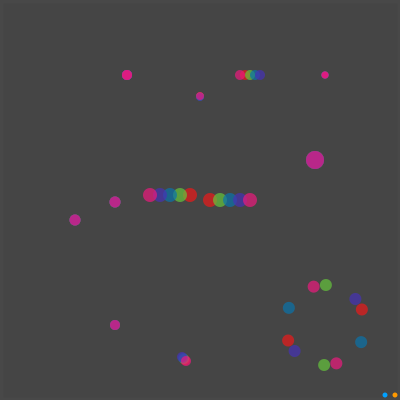
Frame 1 (no input)
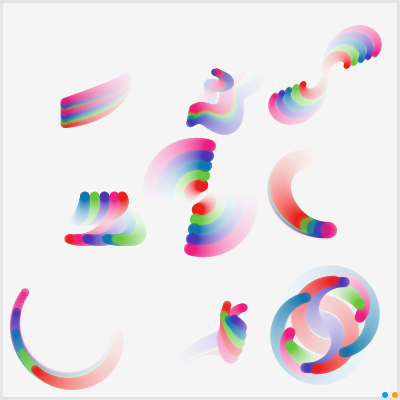
Frame 60 (the mouse pressed at the canvas centre just before this capture)
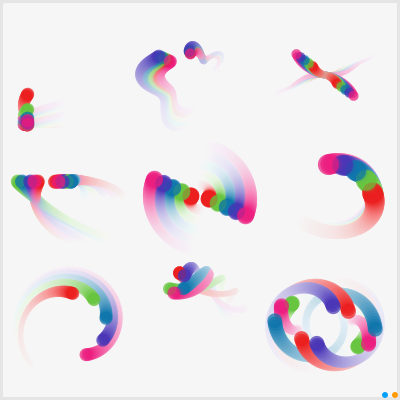
Frame 120 (the mouse held since frame 60 and released just before this capture)

The Processing sketch that drew these frames (run headless with seeded random() and noise(); from frame 60 on, the mouse is pressed at the canvas centre):

// Processing sketch: processing_129736
// ── processing_129736.pde

ball ball1, ball2, ball3, ball4, ball5;

void setup() {
  colorMode(RGB);
  smooth();
  size(400, 400);
  frameRate(40);
  background(60);
  ball1 = new ball(color(235, 25,  25, 180),  1.3, 10.0, 14.0, 2.0,  5.0, 3.0); 
  ball2 = new ball(color(100, 195, 60, 180),  1.5, 20.0, 15.0, 50.0, 6.0, 4.0);
  ball3 = new ball(color(10,  115, 170, 180), 1.7, 30.0, 16.0, 40.0, 7.0, 5.0);
  ball4 = new ball(color(70,  50,  180, 180), 1.9, 40.0, 17.0, 20.0, 8.0, 6.0);
  ball5 = new ball(color(235, 25,  125, 180), 2.1, 50.0, 18.0, 10.0, 4.0, 7.0);
}                                         //  div  di    m     w     l    u

float a = 0;
float speed = 0.03;
boolean paused = false;
boolean dark = false;

void mouseClicked () {
    if(dist(mouseX, mouseY, 395, 395) < 5) {
        if(!paused) {noLoop(); paused = true;}
        else {loop(); paused = false;}
    }
    if(dist(mouseX, mouseY, 385, 395) < 5) {
        if(!dark) {dark=true;}
        else{dark = false;}
    }
};
void draw() {
    back();  
    ball1.animate();
    ball2.animate();
    ball3.animate();
    ball4.animate();
    ball5.animate();
    a+=speed;
};

class ball {
  color c; 
  float div; 
  float di; 
  float m; 
  float w; 
  float l; 
  float u;
        
  ball(color ic, float idiv, float idi, float im, float iw, float il, float iu) {
      c = ic;       
      div = idiv; 
      di = idi;   
      m = im;   
      w = iw;     
      l = il;     
      u = iu;     
  }
  
  void animate() {
      float d = 40;
      float size = abs(sin(a *2) *4 +10);
      fill(c);
      
          //top left
      ellipse(75 + cos(a) *(d +12), 
              75 + sin(a /div) *50, size, size);
      ellipse(75 + cos(a) *(d +12), 
              75 + sin(a /(div +1)) *50, size, size);
              
          //top right
      pushMatrix();
      translate(325, 75);
      rotate(a*1.7);
      ellipse( sin(a *1.2) *d *sin(a) *u /4.5,
               cos(a) *d *sin(a) *u /4, size -3, size -3);
      ellipse(-sin(a *1.2) *d *sin(a) *u /4.5,
              -cos(a) *d *sin(a) *u /4, size -3, size -3);
      popMatrix();
  
          //top center
      ellipse(200 + cos(a) *(d /2 +cos(a *6) *l + l *4),
               75 + sin(a) *(d /2 +cos(a* 6) *l + l *4), size, size);
      ellipse(200 + sin(a) *(d /2 +sin(a* 6) *l + l /4),
               75 + cos(a) *(d /2 +sin(a* 6) *l + l /4), size -2, size -2);
      
          //center left
      ellipse (75 + cos(a) *d + sin(a) *this.w,
              200 + sin(a) *d + cos(a) *2, size +1, size +1);
      ellipse (75 + sin(a) *(d -30) + sin(a) *abs(this.w -40),
              200 + cos(a) *(d -20), size +1, size +1);
      
          //center center
      ellipse(200 + cos(a) *di, 
              200 + sin(a) *di, size +4, size +4);
      ellipse(200 - cos(a) *di, 
              200 - sin(a) *di -5, size +4, size +4);
      
          //center right        
      ellipse(325 - sin(a *m /10) *d -10 *cos(a), 
              200 - cos(a *m /10) *d -10 *sin(a), size +8, size +8);
              
          //bottom left
      ellipse (75 + cos(a *div) *d *(1+sin(a) /2),
              325 + sin(a *div) *d *(1+sin(a) /2), size, size);
              
          //bottom center
      ellipse(200 + sin(a) *d -l -10 *cos(a /2 *d /l),
              325 + cos(a) *d -l -10 *sin(a /2 *d /l), size, size);
  
          //bottom right
      pushMatrix();
      translate(325, 325);
      rotate(a*1.6);
      ellipse (cos(a +m *20) *d, 
               sin(a -m *20) *d, size +2, size +2);
      ellipse(-cos(a +m *20) *d, 
              -sin(a -m *20) *d, size +2, size +2);
      popMatrix();
  };

}

void back (){
        //background, opacity, and border
    float opacity = map(cos(a /4), -1, 1, 24, 12);
    if(dark) {fill(05, 10, 15, opacity + 2);}
    else     {fill(255, 255, 255, opacity);}
    rect(-100, -100, width + 100, height + 150);
    noFill();
    stroke(200, 200, 200, 5);
    strokeWeight(6);
    rect(0, 0, width, height);
    noStroke();
    fill(255, 153, 0);
    ellipse(width-5, height -5, 5, 5);
    fill(0, 160, 255);
    ellipse(width - 15, height -5, 5, 5);
};
